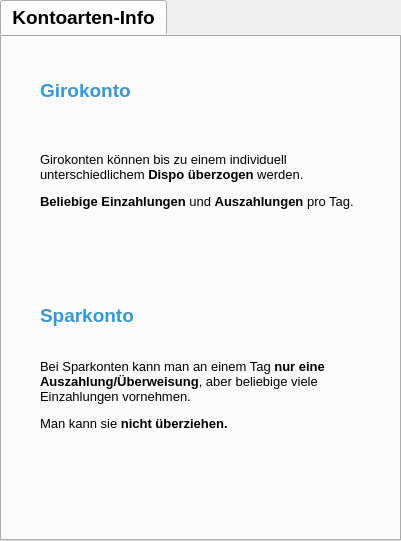
    <widget class="QTabWidget" name="tabWidgetKontotypInfos">
     <property name="geometry">
      <rect>
       <x>20</x>
       <y>20</y>
       <width>401</width>
       <height>541</height>
      </rect>
     </property>
     <property name="font">
      <font>
       <family>Segoe UI</family>
       <pointsize>14</pointsize>
       <weight>75</weight>
       <bold>true</bold>
      </font>
     </property>
     <property name="autoFillBackground">
      <bool>false</bool>
     </property>
     <property name="styleSheet">
      <string notr="true">QTabWidget {border-radius: 9px;}</string>
     </property>
     <widget class="QWidget" name="tabWidgetKontotypInfosPage1">
      <attribute name="title">
       <string>Kontoarten-Info</string>
      </attribute>
      <widget class="QLabel" name="label">
       <property name="geometry">
        <rect>
         <x>40</x>
         <y>40</y>
         <width>121</width>
         <height>31</height>
        </rect>
       </property>
       <property name="font">
        <font>
         <family>Segoe UI</family>
         <pointsize>14</pointsize>
         <weight>75</weight>
         <bold>true</bold>
        </font>
       </property>
       <property name="styleSheet">
        <string notr="true">color: #3498db;</string>
       </property>
       <property name="text">
        <string>Girokonto</string>
       </property>
      </widget>
      <widget class="QLabel" name="label_2">
       <property name="geometry">
        <rect>
         <x>40</x>
         <y>260</y>
         <width>121</width>
         <height>41</height>
        </rect>
       </property>
       <property name="font">
        <font>
         <family>Segoe UI</family>
         <pointsize>14</pointsize>
         <weight>75</weight>
         <bold>true</bold>
        </font>
       </property>
       <property name="styleSheet">
        <string notr="true">color: #3498db;</string>
       </property>
       <property name="text">
        <string>Sparkonto</string>
       </property>
      </widget>
      <widget class="QLabel" name="lblGirokontoInfo">
       <property name="geometry">
        <rect>
         <x>40</x>
         <y>70</y>
         <width>331</width>
         <height>151</height>
        </rect>
       </property>
       <property name="font">
        <font>
         <family>Segoe UI</family>
         <pointsize>10</pointsize>
        </font>
       </property>
       <property name="text">
        <string>&lt;html&gt;&lt;head/&gt;&lt;body&gt;&lt;p&gt;Girokonten können bis zu einem individuell unterschiedlichem &lt;span style=&quot; font-weight:600;&quot;&gt;Dispo überzogen&lt;/span&gt; werden.&lt;/p&gt;&lt;p&gt;&lt;span style=&quot; font-weight:600;&quot;&gt;Beliebige Einzahlungen&lt;/span&gt; und &lt;span style=&quot; font-weight:600;&quot;&gt;Auszahlungen&lt;/span&gt; pro Tag.&lt;/p&gt;&lt;/body&gt;&lt;/html&gt;</string>
       </property>
       <property name="alignment">
        <set>Qt::AlignLeading|Qt::AlignLeft|Qt::AlignVCenter</set>
       </property>
       <property name="wordWrap">
        <bool>true</bool>
       </property>
      </widget>
      <widget class="QLabel" name="lblSparkontoInfo">
       <property name="geometry">
        <rect>
         <x>40</x>
         <y>290</y>
         <width>331</width>
         <height>141</height>
        </rect>
       </property>
       <property name="font">
        <font>
         <family>Segoe UI</family>
         <pointsize>10</pointsize>
        </font>
       </property>
       <property name="text">
        <string>&lt;html&gt;&lt;head/&gt;&lt;body&gt;&lt;p&gt;Bei Sparkonten kann man an einem Tag &lt;span style=&quot; font-weight:600;&quot;&gt;nur eine Auszahlung/Überweisung&lt;/span&gt;, aber beliebige viele Einzahlungen vornehmen. &lt;/p&gt;&lt;p&gt;Man kann sie &lt;span style=&quot; font-weight:600;&quot;&gt;nicht überziehen.&lt;/span&gt;&lt;/p&gt;&lt;/body&gt;&lt;/html&gt;</string>
       </property>
       <property name="alignment">
        <set>Qt::AlignLeading|Qt::AlignLeft|Qt::AlignVCenter</set>
       </property>
       <property name="wordWrap">
        <bool>true</bool>
       </property>
      </widget>
      <zorder>lblGirokontoInfo</zorder>
      <zorder>label</zorder>
      <zorder>label_2</zorder>
      <zorder>lblSparkontoInfo</zorder>
     </widget>
    </widget>
